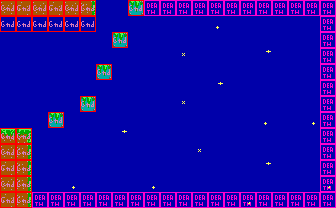

Tiled map render using the project's own tile images. Description and the whole map definition, tile-layer contents included, below:
An orthogonal 21x13 tile map with 16x16 px tiles, 2 tile layers (bg, col), 2 tilesets.

<map version="1.4" tiledversion="1.4.1" orientation="orthogonal" renderorder="right-down" width="21" height="13" tilewidth="16" tileheight="16" infinite="0" nextlayerid="3" nextobjectid="11">
 <tileset firstgid="1" source="tileset.tsx" />
 <tileset firstgid="241" source="obj.tsx" />
 <layer id="1" name="bg" width="21" height="13">
  <data encoding="csv">
103,123,103,123,103,104,45,45,42,45,45,45,45,45,45,45,45,45,45,45,45,
183,183,183,183,183,184,45,45,45,45,45,45,45,24,45,45,45,45,45,45,45,
81,45,45,81,81,81,45,42,45,45,45,45,45,45,45,45,45,45,45,45,45,
81,81,45,81,81,81,81,81,81,45,45,23,45,45,45,45,3,45,45,45,81,
81,45,45,81,81,81,42,81,81,81,45,45,81,81,81,45,45,45,45,45,81,
45,45,45,81,81,81,81,81,81,81,81,81,81,3,45,45,45,81,81,45,81,
45,45,45,45,45,42,45,45,45,81,45,23,81,81,81,45,45,45,45,81,81,
45,81,81,42,45,45,45,45,45,45,45,45,45,45,45,45,24,45,81,24,81,
83,84,81,81,45,81,45,3,81,45,45,81,81,81,81,45,81,45,45,45,45,
103,104,81,81,45,45,81,81,45,45,81,81,23,81,81,45,45,81,45,45,45,
123,104,81,81,81,45,45,45,45,81,81,81,81,81,81,81,3,45,45,45,45,
103,104,81,81,24,81,45,45,81,24,81,81,81,81,81,81,45,45,45,81,24,
123,104,81,81,81,81,81,81,81,81,81,81,81,81,81,24,81,81,81,81,81
</data>
 </layer>
 <layer id="2" name="col" width="21" height="13">
  <data encoding="csv">
242,242,242,242,242,242,241,241,242,244,244,244,244,244,244,244,244,244,244,244,244,
242,242,242,242,242,242,241,241,241,241,241,241,241,241,241,241,241,241,241,241,244,
241,241,241,241,241,241,241,242,241,241,241,241,241,241,241,241,241,241,241,241,244,
241,241,241,241,241,241,241,241,241,241,241,241,241,241,241,241,241,241,241,241,244,
241,241,241,241,241,241,242,241,241,241,241,241,241,241,241,241,241,241,241,241,244,
241,241,241,241,241,241,241,241,241,241,241,241,241,241,241,241,241,241,241,241,244,
241,241,241,241,241,242,241,241,241,241,241,241,241,241,241,241,241,241,241,241,244,
241,241,241,242,241,241,241,241,241,241,241,241,241,241,241,241,241,241,241,241,244,
242,242,241,241,241,241,241,241,241,241,241,241,241,241,241,241,241,241,241,241,244,
242,242,241,241,241,241,241,241,241,241,241,241,241,241,241,241,241,241,241,241,244,
242,242,241,241,241,241,241,241,241,241,241,241,241,241,241,241,241,241,241,241,244,
242,242,241,241,241,241,241,241,241,241,241,241,241,241,241,241,241,241,241,241,244,
242,242,244,244,244,244,244,244,244,244,244,244,244,244,244,244,244,244,244,244,244
</data>
 </layer>
</map>